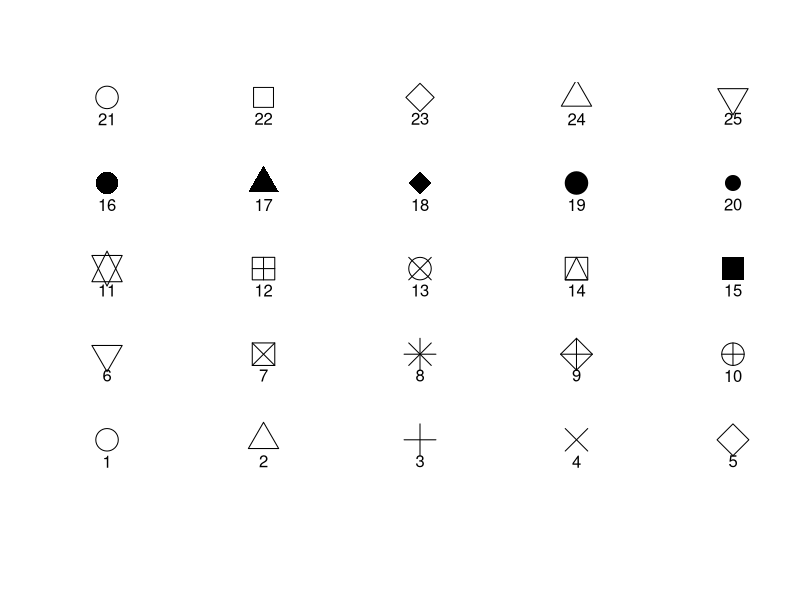
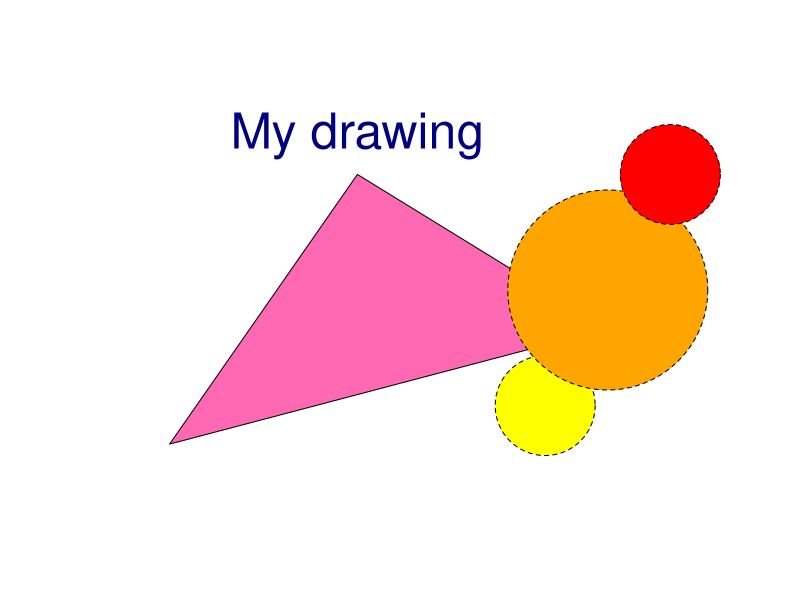
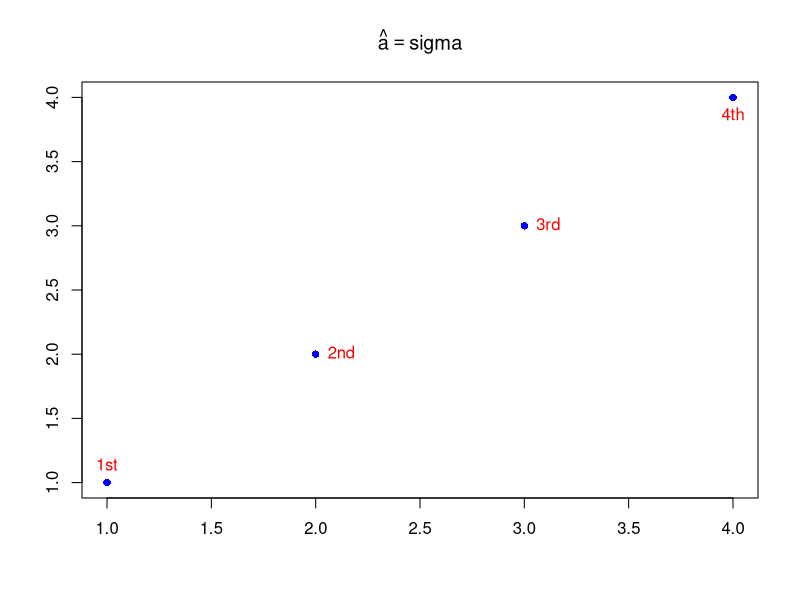
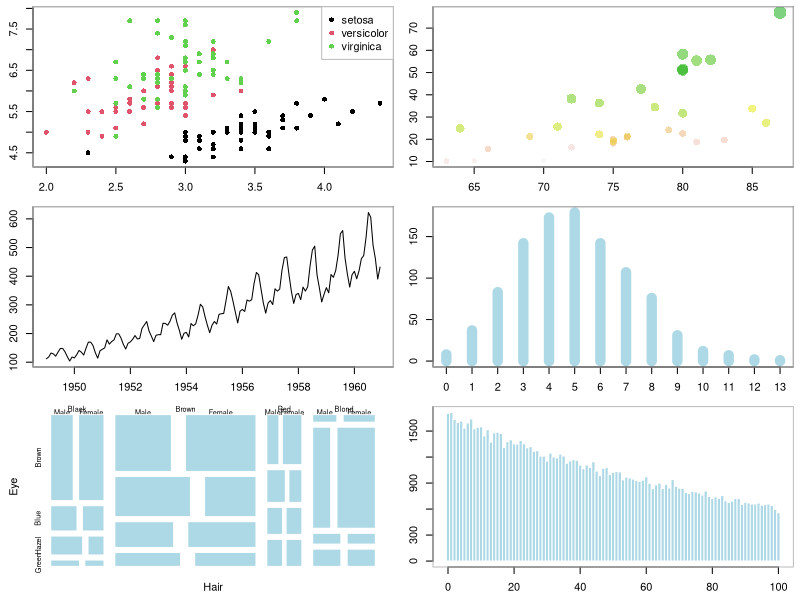

Recreate these plots in R, in order. (Note: this script raises an error after producing the figures.)
## ---- chunk 1
library(grid)
library(lattice)
library(ggplot2)
## ---- chunk 2
plot(0, 0,
  xlim = c(1, 5), ylim = c(-.5, 4),
  axes = F,
  xlab = "", ylab = ""
)
for (i in 0:4) {
  for (j in 1:5) {
    n <- 5 * i + j
    points(j, i,
      pch = n,
      cex = 3
    )
    text(j, i - .25, as.character(n))
  }
}
## ---- chunk 3
# https://jeroen.github.io/uros2018/#23
plot.new()
plot.window(xlim = c(0, 100), ylim = c(0, 100))
polygon(c(10, 40, 80), c(10, 80, 40), col = "hotpink")
text(40, 90, labels = "My drawing", col = "navyblue", cex = 3)
symbols(c(70, 80, 90), c(20, 50, 80),
  circles = c(10, 20, 10),
  bg = c("yellow", "orange", "red"), add = TRUE, lty = "dashed"
)
## ---- chunk 4
y <- x <- 1:4
plot(x, y, ann = F, col = "blue", pch = 16)
text(x, y,
  labels = c("1st", "2nd", "3rd", "4th"),
  col = "red", pos = c(3, 4, 4, 1), offset = 0.6
)
ahat <- "sigma"
# title(substitute(hat(a) == ahat, list(ahat = ahat)))
title(bquote(hat(a) == .(ahat)))
## ---- chunk 5
# pdf(file = 'plot.pdf',width=10,height=6)
# layout(matrix(seq(6), 2, 3, byrow = TRUE))
# 矩阵图 自带 layout
# plot(iris[,-5],col = iris$Species)
par(mfrow = c(3, 2), mar = c(2.5, 2.5, .5, .5))
# 分类散点图
plot(Sepal.Length ~ Sepal.Width, data = iris, col = Species, pch = 16)
legend("topright",
  legend = unique(iris$Species), box.col = "gray",
  pch = 16, col = unique(iris$Species)
)
box(col = "gray")
# 气泡图
plot(Volume ~ Height,
  data = trees, pch = 16, cex = Girth / 8,
  col = rev(terrain.colors(nrow(trees), alpha = .5))
)
box(col = "gray")
# 折线图
plot(AirPassengers)
box(col = "gray")
# 柱形图
set.seed(123456)
barPois <- table(stats::rpois(1000, lambda = 5))
plot(barPois, col = "lightblue", type = "h", lwd = 10, main = "")
box(col = "gray")
# 马赛克图
# par(mar=c(2,2,.5,.5))
plot(HairEyeColor, col = "lightblue", border = "white", main = "")
# box(col="gray")
## 直方图
set.seed(1234)
n <- 2^24
x <- runif(n, 0, 1)
delta <- 0.01
len <- diff(c(0, which(x < delta), n + 1)) - 1
ylim <- seq(0, 1800, by = 300)
xlim <- seq(0, 100, by = 20)
p <- hist(len[len < 101], breaks = -1:100 + 0.5, plot = FALSE)
plot(p, ann = FALSE, axes = FALSE, col = "lightblue", border = "white", main = "")
axis(1, labels = xlim, at = xlim, las = 1) # x 轴
axis(2, labels = ylim, at = ylim, las = 0) # y 轴
box(col = "gray")
## ---- chunk 6
data(NCI60, package = "ISLR") # 加载数据
myData <- sort(table(NCI60$labs), decreasing = TRUE)
par(mar = c(2, 7, 1, 1))
barCenters <- barplot(myData,
  col = "lightblue", axes = FALSE,
  axisnames = FALSE, horiz = TRUE, border = "white"
)
text(
  y = barCenters, x = par("usr")[3],
  adj = 1, labels = names(myData), xpd = TRUE
)
axis(1, labels = seq(0, 9, by = 1), at = seq(0, 9, by = 1), 
     las = 1, col = "gray")
## ---- chunk 7
with(data = faithful, {
  hist(eruptions, seq(1.6, 5.2, 0.2), prob = TRUE, main = "")
  lines(density(eruptions, bw = 0.1))
  rug(eruptions) # 添加数据点
})
## ---- chunk 8
hist(longley$Unemployed,
  probability = TRUE, 
  col = "light blue", main = ""
)
# 添加密度估计
lines(density(longley$Unemployed),
  col = "red",
  lwd = 3
)
## ---- chunk 9
# hist(longley$Unemployed, density = 1, angle = 45)
# hist(longley$Unemployed, density = 3, angle = 15)
# hist(longley$Unemployed, density = 1, angle = 15)
hist(longley$Unemployed, density = 3, angle = 45, main = "")
## ---- chunk 10
with(data = faithful, {
  long <- eruptions[eruptions > 3]
  plot(ecdf(long), do.points = FALSE, verticals = TRUE, main = "")
  x <- seq(3, 5.4, 0.01)
  lines(x, pnorm(x, mean = mean(long), sd = sqrt(var(long))), lty = 3)
})
## ---- chunk 11
with(data = faithful, {
  long <- eruptions[eruptions > 3]
  par(pty = "s") # arrange for a square figure region
  qqnorm(long, main = "")
  qqline(long)
})
## ---- chunk 12
matplot(time(EuStockMarkets), EuStockMarkets,
  main = "",
  xlab = "Date", ylab = "closing prices",
  pch = 17, type = "l", col = 1:4
)
legend("topleft", colnames(EuStockMarkets), pch = 17, lty = 1, col = 1:4)
## ---- chunk 13
pie.sales <- c(0.12, 0.3, 0.26, 0.16, 0.04, 0.12)
names(pie.sales) <- c("Blueberry", "Cherry",
    "Apple", "Boston Cream", "Other", "Vanilla Cream")
pie(pie.sales, clockwise = TRUE, main = "")
segments(0, 0, 0, 1, col = "red", lwd = 2)
text(0, 1, "init.angle = 90", col = "red")
## ---- chunk 14
stem(longley$Unemployed)
## ---- chunk 15
stripchart(longley$Unemployed, method = "jitter", jitter = 0.1, pch = 16, col = "lightblue")
stripchart(longley$Unemployed, method = "overplot", pch = 16, col = "lightblue")
## ---- chunk 16
# 加载数据集
data(topo, package = "MASS")
# 查看数据集
str(topo)
## ---- chunk 17
plot(y ~ x,
  cex = (960 - z) / (960 - 690) * 3, data = topo,
  xlab = "X Coordinates", ylab = "Y coordinates"
)
## ---- chunk 18
plot(mpg ~ hp,
  data = subset(mtcars, am == 1), pch = 16, col = "blue",
  xlim = c(50, 350), ylim = c(10, 35)
)
points(mpg ~ hp,
  col = "red", pch = 16,
  data = subset(mtcars, am == 0)
)
legend(300, 35,
  c("1", "0"),
  title = "am",
  col = c("blue", "red"),
  pch = c(16, 16)
)
## ---- chunk 19
ggplot(mtcars, aes(x = hp, y = mpg, color = factor(am))) +
  geom_point() +
  theme_bw()
## ---- chunk 20
data("iris")
pch <- rep(16, length(iris$Petal.Length))
pch[which(iris$Petal.Length < 1.4)] <- 17
stripchart(Petal.Length ~ Species,
  data = iris,
  vertical = TRUE, method = "jitter",
  pch = pch
)
# 对比一下
stripchart(Petal.Length ~ Species,
  data = iris, subset = Petal.Length > 1.4,
  vertical = TRUE, method = "jitter", ylim = c(1, 7),
  pch = 16
)
stripchart(Petal.Length ~ Species,
  data = iris, subset = Petal.Length < 1.4,
  vertical = TRUE, method = "jitter", add = TRUE,
  pch = 17, col = "red"
)
## ---- chunk 21
x1 <- matrix(rnorm(1e3), ncol = 2)
x2 <- matrix(rnorm(1e3, mean = 3, sd = 1.5), ncol = 2)
x <- rbind(x1, x2)
dcols <- densCols(x)
graphics::plot(x, col = dcols, pch = 20, panel.first = grid())
# title(main = "n = 1000", xpd = TRUE)
## ---- chunk 22
A <- c(
  79.98, 80.04, 80.02, 80.04, 80.03, 80.03, 80.04, 79.97,
  80.05, 80.03, 80.02, 80, 80.02
)
B <- c(80.02, 79.94, 79.98, 79.97, 79.97, 80.03, 79.95, 79.97)
boxplot(A, B)
## ---- chunk 23
with(data = iris, {
  op <- par(mfrow = c(2, 2), mar = c(4, 4, 2, .5))
  plot(Sepal.Length ~ Species)
  plot(Sepal.Width ~ Species)
  plot(Petal.Length ~ Species)
  plot(Petal.Width ~ Species)
  par(op)
  mtext("Edgar Anderson's Iris Data", side = 3, line = 4)
})
## ---- chunk 24
boxplot(longley$Unemployed)
# 水平放置
boxplot(longley$Unemployed,
  horizontal = TRUE,
  col = "pink",
  main = ""
)
## ---- chunk 25
data(InsectSprays)
boxplot(count ~ spray,
  data = InsectSprays,
  col = "pink",
  xlab = "Spray",
  ylab = "Count",
  main = ""
)
## ---- chunk 26
boxplot(count ~ spray,
  data = InsectSprays,
  col = "pink",
  horizontal = TRUE,
  las = 1, # Horizontal labels
  xlab = "Count",
  ylab = "Spray",
  main = ""
)
## ---- chunk 27
pairs(longley,
  gap = 0,
  diag.panel = function(x, ...) {
    par(new = TRUE)
    hist(x,
      col = "light blue",
      probability = TRUE,
      axes = FALSE,
      main = ""
    )
    lines(density(x),
      col = "red",
      lwd = 3
    )
    rug(x)
  }
)
## ---- chunk 28
# 带有图标题
par(mar = c(4.1, 4.1, 4.5, 1.5), ps = 13, family = "Times")
x <- rnorm(10)
y <- x + rnorm(5, sd = 0.25)
model <- lm(y ~ x)
rsq <- summary(model)$r.squared
rsq <- signif(rsq, 4)
plot(x, y, main = "Hello \\LaTeX!", xlab = "$x$", ylab = "$y$")
abline(model, col = "red")
mtext(paste("Linear model: $R^{2}=", rsq, "$"), line = 0.5)
legend("bottomright", legend = paste("$y = ", round(coef(model)[2], 3),
  "x +", round(coef(model)[1], 3), "$",
  sep = ""
), bty = "n")

plot(x, y, main = "Hello \\LaTeX!", xlab = "$x$", ylab = "$y$")
abline(model, col = "red")
mtext(paste("Linear model: $R^{2}=", rsq, "$"), line = 0.5)
legend("bottomright", legend = paste("$y = ", round(coef(model)[2], 3),
  "x +", round(coef(model)[1], 3), "$",
  sep = ""
), bty = "n")
## ---- chunk 29
x0 <- 2^(-20:10)
nus <- c(0:5, 10, 20)
x <- seq(0, 4, length.out = 501)

plot(x0, x0^-8,
  frame.plot = TRUE, # 添加绘图框
  log = "xy", # x 和 y 轴都取对数尺度
  axes = FALSE, # 去掉坐标轴
  xlab = "$u$",
  ylab = "$\\mathcal{K}_{\\kappa}(u)$", # 设置坐标轴标签
  type = "n", # 清除绘图区域的内容
  ann = TRUE, # 添加标题 x和y轴标签
  panel.first = grid() # 添加背景参考线
)

axis(1,
  at = c(1e-08, 1e-06, 1e-04, 1e-02, 1, 1e+02),
  labels = expression(10^-8, 10^-6, 10^-4, 10^-2, 1, 10^2)
)
axis(2,
  at = c(1e-16, 1, 1e+16, 1e+32, 1e+48),
  labels = expression(10^-16, 1, 10^16, 10^32, 10^48), las = 1
)
# 设置线条颜色
cols <- RColorBrewer::brewer.pal(9, name = "Spectral")
# gray.colors(9) terrain.colors(9)  RColorBrewer::brewer.pal(9,name = "Spectral")
for (i in seq(length(nus)))
  lines(x0, besselK(x0, nu = nus[i]), col = cols[i], lwd = 2)
legend("topright",
  legend = paste0("$\\kappa=", rev(nus), "$"),
  col = rev(cols), lwd = 2, cex = 0.5
)

# 数据变化范围太大，因此横纵坐标轴都取了以10为底的对数，数据可以紧凑的在一张图内展示
x <- seq(0, 40, length.out = 801)
x <- x[x > 0]
plot(x, x,
  frame.plot = TRUE,
  ylim = c(1e-18, 1e11), log = "y", xlab = "$u$", type = "n", yaxt = "n",
  ylab = "$\\mathcal{K}_{\\kappa}(u)$", ann = TRUE, panel.first = grid()
)
axis(2,
  at = c(1e-19, 1e-12, 1e-05, 1e+02, 1e+09),
  labels = expression(10^-19, 10^-12, 10^-5, 10^2, 10^9), las = 1
)

for (i in seq(length(nus)))
  lines(x, besselK(x, nu = nus[i]), col = cols[i], lwd = 2)
legend("topright",
  legend = paste0("$\\kappa=", rev(nus), "$"),
  col = rev(cols), lwd = 2, cex = 0.5
)
## ---- chunk 30
grSoftVersion()
## ---- chunk 31
capabilities()
## ---- chunk 32
# Rotated axis labels in R plots
# https://menugget.blogspot.com/2014/08/rotated-axis-labels-in-r-plots.html
# Example data
tmin <- as.Date("2000-01-01")
tmax <- as.Date("2001-01-01")
tlab <- seq(tmin, tmax, by = "month")
lab <- format(tlab, format = "%Y-%b")
set.seed(111)
x <- seq(tmin, tmax, length.out = 100)
y <- cumsum(rnorm(100))

# Plot
# png("plot_w_rotated_axis_labels.png", height = 3,
#     width = 6, units = "in", res = 300)
op <- par(mar = c(6, 4, 1, 1))
plot(x, y, t = "l", xaxt = "n", xlab = "")
axis(1, at = tlab, labels = FALSE)
text(
  x = tlab, y = par()$usr[3] - 0.1 * (par()$usr[4] - par()$usr[3]),
  labels = lab, srt = 45, adj = 1, xpd = TRUE
)
par(op)
# dev.off()
## ---- chunk 33
## Increase bottom margin to make room for rotated labels
par(mar = c(5, 4, .5, 2) + 0.1)
## Create plot with no x axis and no x axis label
plot(1:8, xaxt = "n", xlab = "")
## Set up x axis with tick marks alone
axis(1, labels = FALSE)
## Create some text labels
labels <- paste("Label", 1:8, sep = " ")
## Plot x axis labels at default tick marks
text(1:8, par("usr")[3] - 0.5,
  srt = 45, adj = 1,
  labels = labels, xpd = TRUE
)
## Plot x axis label at line 6 (of 7)
mtext(side = 1, text = "X Axis Label", line = 4)
## ---- chunk 34
# 自定义坐标轴
plot(c(1, 1e6), c(-pi, pi),
  type = "n",
  axes = FALSE, ann = FALSE, log = "x"
)
axis(1,
  at = c(1, 1e2, 1e4, 1e6),
  labels = expression(1, 10^2, 10^4, 10^6)
)
axis(2,
  at = c(-pi, -pi / 2, 0, pi / 2, pi),
  labels = expression(-pi, -pi / 2, 0, pi / 2, pi)
)
text(1e3, 0, expression(italic("Customized Axes")))
box()
## ---- chunk 35
x <- seq(-5, 5, length = 200)
y <- sqrt(1 + x^2)
plot(y ~ x,
  type = "l",
  ylab = expression(sqrt(1 + x^2))
)
title(main = expression(
  "graph of the function f"(x) == sqrt(1 + x^2)
))
## ---- chunk 36
# substitute  神奇的函数哦

x <- seq(-5, 5, length = 200)
op <- par(mfrow = c(2, 2))
for (i in 1:4) { # 画四个图
  y <- sqrt(i + x^2)
  plot(y ~ x,
    type = "l",
    ylim = c(0, 6),
    ylab = substitute(
      expression(sqrt(i + x^2)),
      list(i = i)
    )
  )
  title(main = substitute(
    "graph of the function f"(x) == sqrt(i + x^2),
    list(i = i)
  ))
}
par(op)
## ---- chunk 37
# 在图的边缘添加文字
N <- 200
x <- runif(N, -4, 4)
y <- sin(x) + .5 * rnorm(N)
plot(x, y,
  xlab = "", ylab = "",
  main = paste(
    "The \"mtext\" function",
    paste(rep(" ", 60), collapse = "")
  )
)
mtext("Line 0", 3, line = 0)
mtext("Line 1", 3, line = 1)
mtext("Line 2", 3, line = 2)
mtext("Line 3", 3, line = 3)
## ---- chunk 38
# 图标题/子标题 x轴标题/子标题
N <- 200
x <- runif(N, -4, 4)
y <- sin(x) + .5 * rnorm(N)
plot(x, y, xlab = "", ylab = "", main = "")
mtext("Subtitle", 3, line = .8)
mtext("Title", 3, line = 2, cex = 1.5)
mtext("X axis", 1, line = 2.5, cex = 1.5)
mtext("X axis subtitle", 1, line = 3.7)
## ---- chunk 39
# 双Y轴
N <- 200
x <- seq(-4, 4, length = N)
y1 <- sin(x)
y2 <- cos(x)
op <- par(mar = c(5, 4, 4, 4)) # Add some space in the right margin
# The default is c(5,4,4,2) + .1
xlim <- range(x)
ylim <- c(-1.1, 1.1)
plot(x, y1,
  col = "blue", type = "l",
  xlim = xlim, ylim = ylim,
  axes = F, xlab = "", ylab = "", main = "Title"
)
axis(1)
axis(2, col = "blue")
par(new = TRUE)
plot(x, y2,
  col = "red", type = "l",
  xlim = xlim, ylim = ylim,
  axes = F, xlab = "", ylab = "", main = ""
)
axis(4, col = "red")
mtext("First Y axis", 2, line = 2, col = "blue", cex = 1.2)
mtext("Second Y axis", 4, line = 2, col = "red", cex = 1.2)
# 1,2,3,4 分别代表下左上右四个位置
## ---- chunk 40
# 多图排列/分屏 page 47
# 最常用的是 par mfrow mfcol分别按行/列放置图形

op <- par(mfrow = c(2, 2))
for (i in 1:4)
  plot(runif(20), runif(20),
    main = paste("random plot (", i, ")", sep = "")
  )
par(op)
mtext("Four plots, without enough room for this title",
  side = 3, font = 2, cex = 2, col = "red"
) # 总/大标题放不下

# 设置外边空放置大标题
op <- par(
  mfrow = c(2, 2),
  oma = c(0, 0, 3, 0) # Outer margins
)
for (i in 1:4)
  plot(runif(20), runif(20),
    main = paste("random plot (", i, ")", sep = "")
  )
par(op)
mtext("Four plots, with some room for this title",
  side = 3, line = 1.5, font = 2, cex = 2, col = "red"
)
## ---- chunk 41
# 设置每个子图的边空 mar
op <- par(
  mfrow = c(2, 2),
  oma = c(0, 0, 3, 0),
  mar = c(3, 3, 4, 1) + .1 # Margins
)
for (i in 1:4)
  plot(runif(20), runif(20),
    xlab = "", ylab = "",
    main = paste("random plot (", i, ")", sep = "")
  )
par(op)
mtext("Title",
  side = 3, line = 1.5, font = 2, cex = 2, col = "red"
)
par(op)
## ---- chunk 42
# par 之 fig 参数 很神奇

n <- 20
x <- rnorm(n)
y <- x^2 - 1 + .3 * rnorm(n)
plot(y ~ x,
  main = "The \"fig\" graphic parameter"
)
op <- par()
for (i in 2:10) {
  done <- FALSE
  while (!done) {
    a <- c(
      sort(runif(2, 0, 1)),
      sort(runif(2, 0, 1))
    )
    par(fig = a, new = T)
    r <- try(plot(runif(5), type = "l", col = i))
    done <- !inherits(r, "try-error")
  }
}
par(op)
## ---- chunk 43
# fig 参数控制图形的位置 属于组合图形

n <- 1000
x <- rt(n, df = 10)
hist(x,
  col = "light blue",
  probability = "TRUE",
  ylim = c(0, 1.2 * max(density(x)$y))
)
lines(density(x),
  col = "red",
  lwd = 3
)
op <- par(
  fig = c(.02, .4, .5, .98),
  new = TRUE
)
qqnorm(x,
  xlab = "", ylab = "", main = "",
  axes = FALSE
)
qqline(x, col = "red", lwd = 2)
box(lwd = 2)
par(op)
## ---- chunk 44
# layout 布局 用于复杂组合图形

op <- par(oma = c(0, 0, 3, 0))
layout(matrix(c(
  1, 1, 1,
  2, 3, 4,
  2, 3, 4
), nr = 3, byrow = TRUE))
hist(rnorm(n), col = "light blue")
hist(rnorm(n), col = "light blue")
hist(rnorm(n), col = "light blue")
hist(rnorm(n), col = "light blue")
mtext("The \"layout\" function",
  side = 3, outer = TRUE,
  font = 2, cex = 1.2
)
par(op)
